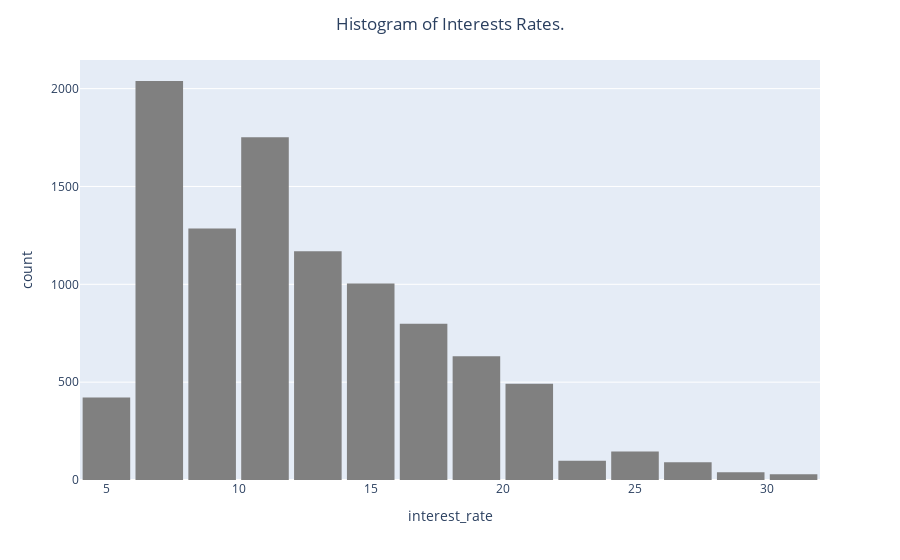

The notebook cell saved with this chart:
### Markdown cell above
**Problem 1** Create a histogram of your own! Try making a histogram of one of the other pieces of numerical data. Make it as fancy as you want. Include some categorical information. Do you learn anything from your graph? If so what?

### Code cell
fig = px.histogram(DF,
                   nbins=15,
                   x='interest_rate',
                   color_discrete_sequence=['grey'])

fig.update_layout(bargap=0.1,
                  title='Histogram of Interests Rates.',
                  title_x=0.5)
fig.show()

### Figure 1 — Plotly figure (JSON) as saved in the notebook; plotly's stock layout.template omitted (floating-point values rounded to 4 significant figures; data arrays with more than 128 entries replaced by an {"elided": "..."} marker saying what was removed)
{"data": [{"bingroup": "x", "hovertemplate": "interest_rate=%{x}<br>count=%{y}<extra></extra>", "legendgroup": "", "marker": {"color": "grey", "pattern": {"shape": ""}}, "name": "", "nbinsx": 15, "orientation": "v", "showlegend": false, "type": "histogram", "x": {"elided": "10000 float values"}, "xaxis": "x", "yaxis": "y"}], "layout": {"bargap": 0.1, "barmode": "relative", "legend": {"tracegroupgap": 0}, "margin": {"t": 60}, "title": {"text": "Histogram of Interests Rates.", "x": 0.5}, "xaxis": {"anchor": "y", "domain": [0, 1], "title": {"text": "interest_rate"}}, "yaxis": {"anchor": "x", "domain": [0, 1], "title": {"text": "count"}}}}
